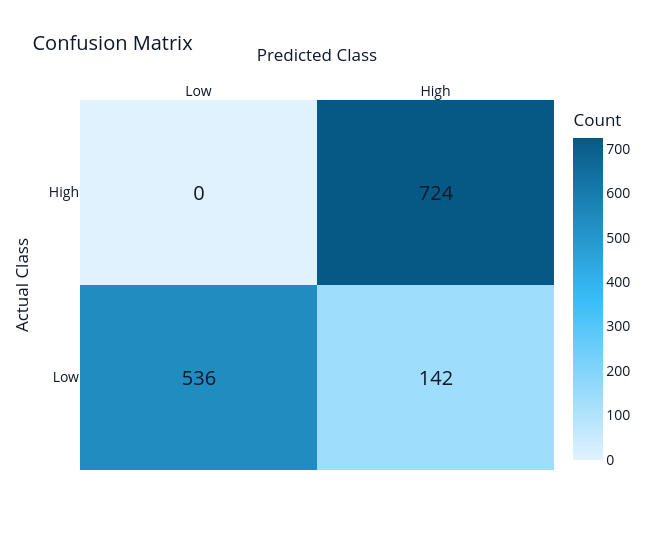

The code cell stored with this chart in its notebook:
### Code cell
import plotly.graph_objects as go

class_labels = [
    "Low",
    "High"
]

fig = go.Figure(
    data=go.Heatmap(
        z=cm,
        x=class_labels,
        y=class_labels,
        colorscale=[
            [0, "#E0F2FE"],
            [0.5, "#38BDF8"],
            [1, "#075985"]
        ],
        text=cm,
        texttemplate="%{text}",
        textfont={
            "size": 20,
            "color": "#0F172A"
        },
        hovertemplate=(
            "Actual: %{y}<br>"
            "Predicted: %{x}<br>"
            "Count: %{z}<extra></extra>"
        ),
        colorbar={
            "title": "Count"
        }
    )
)

fig.update_layout(
    title="Confusion Matrix",
    xaxis_title="Predicted Class",
    yaxis_title="Actual Class",
    template="plotly_white",
    width=650,
    height=550,
    font={
        "size": 14,
        "color": "#0F172A"
    }
)

fig.update_xaxes(side="top")
fig.show()

### Figure 1 — Plotly figure (JSON) as saved in the notebook; plotly's stock layout.template omitted (floating-point values rounded to 4 significant figures)
{"data": [{"colorbar": {"title": {"text": "Count"}}, "colorscale": [[0, "#E0F2FE"], [0.5, "#38BDF8"], [1, "#075985"]], "hovertemplate": "Actual: %{y}<br>Predicted: %{x}<br>Count: %{z}<extra></extra>", "text": [[536, 142], [0, 724]], "textfont": {"color": "#0F172A", "size": 20}, "texttemplate": "%{text}", "type": "heatmap", "x": ["Low", "High"], "y": ["Low", "High"], "z": [[536, 142], [0, 724]]}], "layout": {"font": {"color": "#0F172A", "size": 14}, "height": 550, "title": {"text": "Confusion Matrix"}, "width": 650, "xaxis": {"side": "top", "title": {"text": "Predicted Class"}}, "yaxis": {"title": {"text": "Actual Class"}}}}
